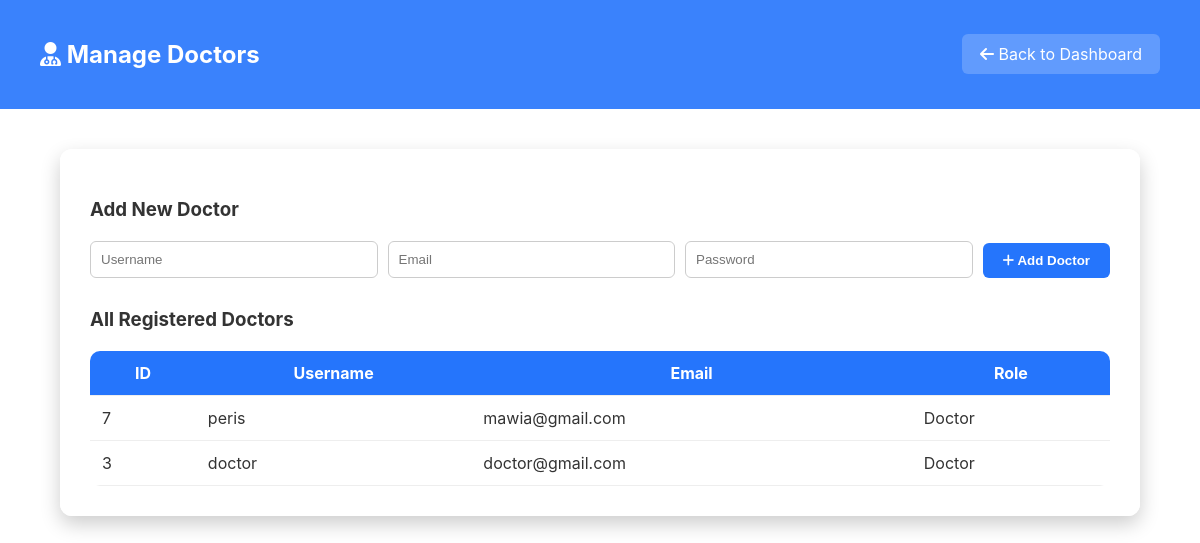
The page /doctors.php (signed in) on the database its author committed.
### tables this page shows
CREATE TABLE `users` (
  `id` int(11) NOT NULL,
  `username` varchar(50) NOT NULL,
  `email` varchar(100) DEFAULT NULL,
  `password` varchar(255) NOT NULL,
  `role` enum('admin','doctor','receptionist','patient') NOT NULL DEFAULT 'patient',
  `created_at` timestamp NOT NULL DEFAULT current_timestamp()
);

### doctors.php (the view, shortened to what this page needs)
<?php
$conn = new mysqli('localhost', 'root', '', 'hospital_db');
$result = $conn->query("SELECT * FROM users WHERE role='doctor' ORDER BY id DESC");
?>
<!DOCTYPE html>
<html lang="en">
<head>
<link rel="stylesheet" href="https://cdnjs.cloudflare.com/ajax/libs/font-awesome/6.5.0/css/all.min.css">
</head>
<body>
<header>
    <h2><i class="fa-solid fa-user-md"></i> Manage Doctors</h2>
    <a href="admin_dashboard.php"><i class="fa-solid fa-arrow-left"></i> Back to Dashboard</a>
</header>
<div class="container">
    <h3>Add New Doctor</h3>
    <form method="POST">
        <input type="text" name="username" placeholder="Username" required>
        <input type="email" name="email" placeholder="Email" required>
        <input type="password" name="password" placeholder="Password" required>
        <button type="submit" name="add_doctor"><i class="fa-solid fa-plus"></i> Add Doctor</button>
    </form>
    <h3>All Registered Doctors</h3>
    <table>
        <tr><th>ID</th><th>Username</th><th>Email</th><th>Role</th></tr>
        <?php while($row = $result->fetch_assoc()): ?>
        <tr>
            <td><?= $row['id'] ?></td>
            <td><?= htmlspecialchars($row['username']) ?></td>
            <td><?= htmlspecialchars($row['email']) ?></td>
            <td><?= ucfirst($row['role']) ?></td>
        </tr>
        <?php endwhile; ?>
    </table>
</div>
</body>
</html>

### doctors.php (style rules this page uses)
body { font-family: 'Inter', sans-serif; background: url('https://images.unsplash.com/photo-1580281657521-43e90a6f06b6?auto=format&fit=crop&w=1400&q=80') no-repeat center center/cover; margin: 0; padding: 0; color: #333; backdrop-filter: blur(6px); }
header { background: rgba(37,117,252,0.9); color: white; padding: 20px 40px; display: flex; justify-content: space-between; align-items: center; }
header a { color: white; background: rgba(255,255,255,0.2); padding: 10px 18px; border-radius: 6px; text-decoration: none; transition: 0.3s; }
.container { background: rgba(255,255,255,0.95); margin: 40px auto; padding: 30px; border-radius: 12px; width: 85%; box-shadow: 0 8px 20px rgba(0,0,0,0.2); }
h3 { margin-bottom: 20px; }
form { display: flex; gap: 10px; flex-wrap: wrap; margin-bottom: 30px; align-items: flex-end; }
form input[type="text"], form input[type="email"], form input[type="password"] { padding: 10px; border-radius: 6px; border: 1px solid #ccc; flex: 1; }
form button { padding: 10px 20px; border: none; background: #2575fc; color: white; border-radius: 6px; cursor: pointer; font-weight: 600; }
table { width: 100%; border-collapse: collapse; background: white; border-radius: 10px; overflow: hidden; }
th, td { padding: 12px; border-bottom: 1px solid #eee; }
th { background: #2575fc; color: white; }

### rows shown on the page
users: id "7", username "peris", email "mawia@gmail.com", role "Doctor"
users: id "3", username "doctor", email "doctor@gmail.com", role "Doctor"
